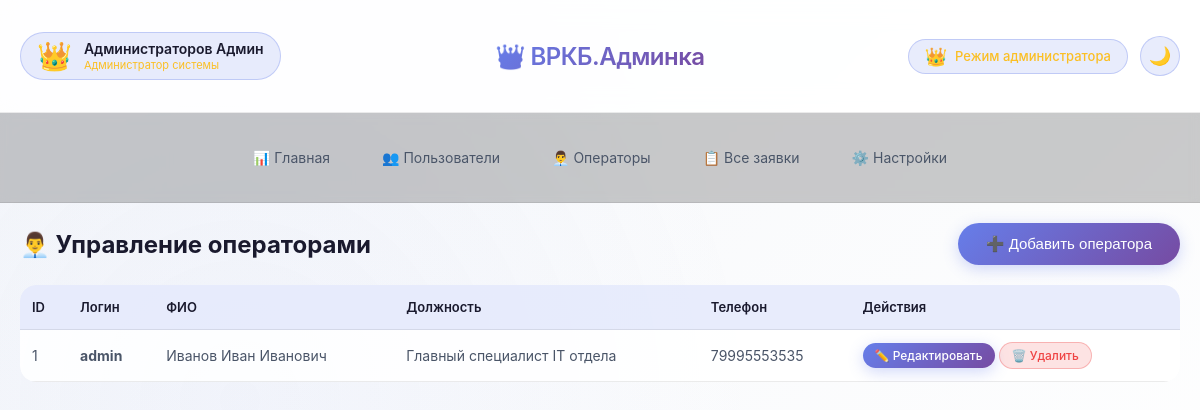
Screenshot of /admin/operators (signed in) with the database file from the repository.
### tables this page shows
CREATE TABLE operators (
        id INTEGER PRIMARY KEY AUTOINCREMENT,
        username TEXT NOT NULL UNIQUE,
        password TEXT NOT NULL,
        last_name TEXT,
        first_name TEXT,
        middle_name TEXT,
        post TEXT,
        phone TEXT
    );

### app.py (the view)
    def decorated_function(*args, **kwargs):
        if not session.get('admin_logged_in'):
            flash('Доступ только для администраторов', 'danger')
            return redirect(url_for('admin_login'))
        return f(*args, **kwargs)

### app.py (called while the page is built, shortened)
def get_db_connection():
    conn = sqlite3.connect('databases/database_helpdesk.db')
    conn.row_factory = sqlite3.Row
    return conn

def admin_required(f):
    def decorated_function(*args, **kwargs):
        if not session.get('admin_logged_in'):
            flash('Доступ только для администраторов', 'danger')
            return redirect(url_for('admin_login'))
        return f(*args, **kwargs)
    decorated_function.__name__ = f.__name__
    return decorated_function

@app.route('/admin/operators')
@admin_required
def admin_operators():
    conn = get_db_connection()
    operators = conn.execute('SELECT * FROM operators ORDER BY id DESC').fetchall()
    conn.close()
    return render_template('admins/admin_operators.html', operators=operators)

@app.context_processor
def inject_user():
    user_info = {}
    return {'user': user_info}

### templates/admins/admin_operators.html (shortened to what this page needs)
{% extends "admins/base_admin.html" %}
{% block content %}
<div style="display: flex; justify-content: space-between; align-items: center; margin-bottom: 20px; flex-wrap: wrap; gap: 10px;">
    <h2>👨‍💼 Управление операторами</h2>
    <button class="btn btn-primary" onclick="alert('Добавление оператора в разработке')">➕ Добавить оператора</button>
</div>
<div class="table-responsive">
    <table class="admin-table operators-table">
        <thead>
        <tr>
            <th>ID</th>
            <th>Логин</th>
            <th>ФИО</th>
            <th>Должность</th>
            <th>Телефон</th>
            <th>Действия</th>
        </tr>
        </thead>
        <tbody>
        {% for operator in operators %}
        <tr class="operator-row">
            <td data-label="ID">{{ operator.id }}</td>
            <td data-label="Логин">
                <strong>{{ operator.username }}</strong>
            </td>
            <td data-label="ФИО">
                {{ operator.last_name or '' }} {{ operator.first_name or '' }} {{ operator.middle_name or '' }}
            </td>
            <td data-label="Должность">
                {{ operator.post or '—' }}
            </td>
            <td data-label="Телефон">
                {{ operator.phone or '—' }}
            </td>
            <td data-label="Действия" class="actions-cell">
                <a href="{{ url_for('admin_operator_edit', operator_id=operator.id) }}" class="btn btn-sm btn-primary">✏️ Редактировать</a>
                <a href="{{ url_for('admin_operator_delete', operator_id=operator.id) }}" class="btn btn-sm btn-danger" onclick="return confirm('Удалить оператора {{ operator.username }}?')">🗑️ Удалить</a>
            </td>
        </tr>
        {% endfor %}
        </tbody>
    </table>
</div>
{% endblock %}

### static/style.css (style rules this page uses)
:root { --bg-gradient-start: #f5f7fa; --bg-gradient-end: #ffffff; --glass-bg: rgba(255, 255, 255, 0.85); --glass-bg-dark: rgba(0, 0, 0, 0.75); --glass-border: rgba(0, 0, 0, 0.08); --glass-shadow: 0 8px 32px 0 rgba(0, 0, 0, 0.08); --shadow-sm: 0 2px 8px rgba(0, 0, 0, 0.04); --shadow-md: 0 4px 20px rgba(0, 0, 0, 0.06); --shadow-lg: 0 12px 32px rgba(0, 0, 0, 0.1); --shadow-glow: 0 0 20px rgba(102, 126, 234, 0.15); --text-primary: #1a1a2e; --text-secondary: #4a5568; --text-muted: #718096; --blur-amount: 12px; --border-radius: 24px; --accent-color: #667eea; --accent-hover: #5a67d8; }
* { margin: 0; padding: 0; box-sizing: border-box; }
body { font-family: -apple-system, 'Segoe UI', 'SF Pro Text', 'Helvetica Neue', sans-serif; background: linear-gradient(135deg, var(--bg-gradient-start), var(--bg-gradient-end)); min-height: 100vh; color: var(--text-primary); transition: all 0.3s ease; position: relative; }
body::before { content: ''; position: fixed; top: 0; left: 0; width: 100%; height: 100%; background: radial-gradient(circle at 20% 50%, rgba(102,126,234,0.05) 0%, transparent 50%); pointer-events: none; z-index: 0; }
.btn { padding: 12px 28px; border: none; border-radius: 40px; font-size: 15px; font-weight: 500; cursor: pointer; transition: all 0.3s cubic-bezier(0.4, 0, 0.2, 1); display: inline-block; text-decoration: none; text-align: center; }
.btn-primary { background: linear-gradient(135deg, var(--accent-color), #764ba2); color: white; box-shadow: 0 4px 15px rgba(102, 126, 234, 0.3); }
.btn-danger { background: rgba(220, 38, 38, 0.85); color: white; }
.btn-sm { padding: 6px 16px; font-size: 13px; }
.table-responsive { overflow-x: auto; border-radius: 16px; }

### templates/admins/admin_operators.html (style rules this page uses)
.admin-table { width: 100%; border-collapse: collapse; background: var(--glass-bg); border-radius: 16px; overflow: hidden; }
.admin-table thead tr { background: rgba(102, 126, 234, 0.15); }
.admin-table th { padding: 14px 12px; text-align: left; font-weight: 600; font-size: 13px; color: var(--text-primary); border-bottom: 1px solid var(--glass-border); }
.admin-table td { padding: 12px; text-align: left; border-bottom: 1px solid var(--glass-border); color: var(--text-secondary); font-size: 14px; }
.operator-row { transition: all 0.2s ease; }
.actions-cell { white-space: nowrap; }
.btn-sm { padding: 5px 12px; font-size: 12px; border-radius: 20px; }
.btn-danger { background: rgba(239, 68, 68, 0.15); color: #ef4444; border: 1px solid rgba(239, 68, 68, 0.3); }

### rows the page displays
operators: id "1", username "admin", last_name "Иванов", first_name "Иван", middle_name "Иванович", post "Главный специалист IT отдела", phone "79995553535"

### other values shown
{{ session.admin_full_name or session.admin_username or 'Администратор' }} "Администраторов Админ"
